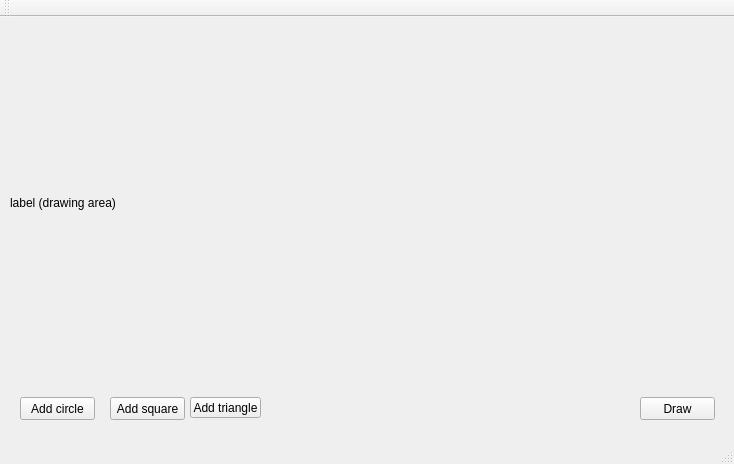
<?xml version="1.0" encoding="UTF-8"?>
<ui version="4.0">
 <class>MainWindow</class>
 <widget class="QMainWindow" name="MainWindow">
  <property name="geometry">
   <rect>
    <x>0</x>
    <y>0</y>
    <width>734</width>
    <height>464</height>
   </rect>
  </property>
  <property name="windowTitle">
   <string>MainWindow</string>
  </property>
  <widget class="QWidget" name="centralWidget">
   <widget class="QPushButton" name="Draw">
    <property name="geometry">
     <rect>
      <x>640</x>
      <y>380</y>
      <width>75</width>
      <height>23</height>
     </rect>
    </property>
    <property name="text">
     <string>Draw</string>
    </property>
   </widget>
   <widget class="QLabel" name="label_draw_area">
    <property name="geometry">
     <rect>
      <x>10</x>
      <y>5</y>
      <width>711</width>
      <height>361</height>
     </rect>
    </property>
    <property name="text">
     <string>label (drawing area)</string>
    </property>
   </widget>
   <widget class="QPushButton" name="Add_circle">
    <property name="geometry">
     <rect>
      <x>20</x>
      <y>380</y>
      <width>75</width>
      <height>23</height>
     </rect>
    </property>
    <property name="text">
     <string>Add circle</string>
    </property>
   </widget>
   <widget class="QPushButton" name="Add_square">
    <property name="geometry">
     <rect>
      <x>110</x>
      <y>380</y>
      <width>75</width>
      <height>23</height>
     </rect>
    </property>
    <property name="text">
     <string>Add square</string>
    </property>
   </widget>
   <widget class="QPushButton" name="Add_triangle">
    <property name="geometry">
     <rect>
      <x>190</x>
      <y>380</y>
      <width>71</width>
      <height>21</height>
     </rect>
    </property>
    <property name="text">
     <string>Add triangle</string>
    </property>
   </widget>
  </widget>
  <widget class="QMenuBar" name="menuBar">
   <property name="geometry">
    <rect>
     <x>0</x>
     <y>0</y>
     <width>734</width>
     <height>21</height>
    </rect>
   </property>
  </widget>
  <widget class="QToolBar" name="mainToolBar">
   <attribute name="toolBarArea">
    <enum>TopToolBarArea</enum>
   </attribute>
   <attribute name="toolBarBreak">
    <bool>false</bool>
   </attribute>
  </widget>
  <widget class="QStatusBar" name="statusBar"/>
 </widget>
 <layoutdefault spacing="6" margin="11"/>
 <resources/>
 <connections/>
</ui>
